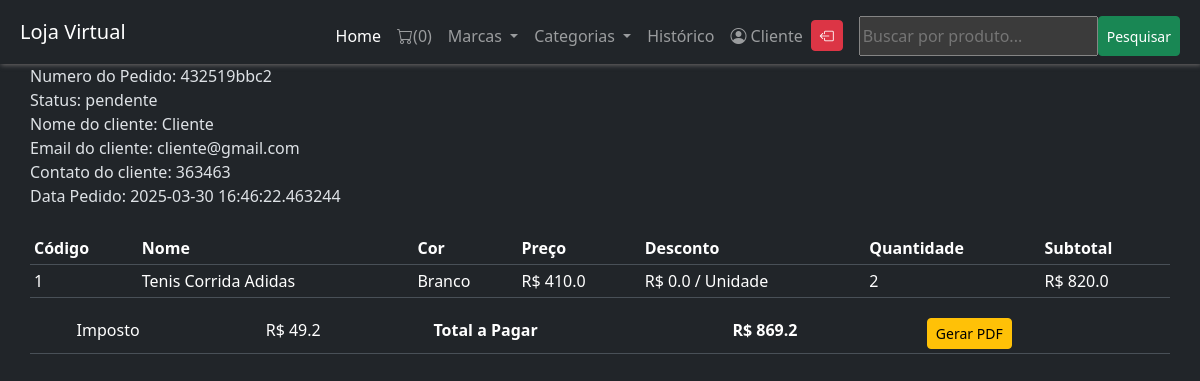
The app's page /pedidos/432519bbc2 (signed in) with its own data.
### loja/clientes/models.py (models this page shows, shortened)
class CadastrarCliente(db.Model, UserMixin):
    id = db.Column(db.Integer, primary_key = True)
    name = db.Column(db.String(50), unique = False, nullable = False)
    username = db.Column(db.String(50), unique = True, nullable = False )
    email = db.Column(db.String(50), unique = True, nullable = False )
    password = db.Column(db.String(180), unique=False, nullable = False)
    country = db.Column(db.String(50), unique = False, nullable = False )
    state = db.Column(db.String(50), unique = False, nullable = False )
    city = db.Column(db.String(50), unique = False, nullable = False )
    contact = db.Column(db.String(50), unique = False, nullable = False )
    address = db.Column(db.String(50), unique = False, nullable = False)
    zipcode = db.Column(db.String(50), unique = False, nullable = False)
    profile = db.Column(db.String(50), unique = False, default = 'profile.jpg' )
    data_criado = db.Column(db.DateTime(50), unique = False, nullable = False, default=datetime.utcnow )

class ClientePedido(db.Model):
    id = db.Column(db.Integer, primary_key = True)
    notaFiscal = db.Column(db.String(50), unique = True, nullable = False)
    status = db.Column(db.String(50), default='pendente', nullable = False )
    cliente_id = db.Column(db.String(50), unique = False, nullable = False )
    data_criado= db.Column(db.DateTime, default=datetime.utcnow, nullable = False)
    pedido = db.Column(JsonEcodedDirect)

### loja/clientes/routes.py (the view)
@app.route('/pedidos/<notaFiscal>')
@login_required
def pedidos(notaFiscal):
    if current_user.is_authenticated:
        gTotal = 0
        subtotal = 0
        cliente_id = current_user.id
        cliente = CadastrarCliente.query.filter_by(id = cliente_id).first()
        pedidos = ClientePedido.query.filter_by(cliente_id = cliente_id, notaFiscal= notaFiscal).order_by(ClientePedido.id.desc()).first()
        if isinstance(pedidos.pedido, str):
            pedidos.pedido = json.loads(pedidos.pedido)
        for _key, produto in pedidos.pedido.items():
            discount = (produto['discount'] / 100) * float(produto['price'])
            subtotal += (float(produto['price']) - discount) * int(produto['quantity'])
        imposto = round(0.06 * subtotal, 2)  # Imposto de 6%
        gTotal = round(subtotal + imposto, 2)
        marcas = Marca.query.join(Addproduto, (Marca.id == Addproduto.marca_id)).all()
        categorias = Categoria.query.join(Addproduto, (Categoria.id == Addproduto.categoria_id)).all()
    else:
        return redirect(url_for('clienteLogin'))
    return render_template('cliente/pedido.html', notaFiscal = notaFiscal, imposto = imposto, subtotal = subtotal, gTotal = gTotal, cliente = cliente, pedidos = pedidos, marcas = marcas, categorias = categorias)

### loja/clientes/models.py (called while the page is built)
@login_manager.user_loader
def user_carregar(user_id):
    return CadastrarCliente.query.get(user_id)

    def process_bind_param(self, value, dialect):
        if value is None:
            return '{}'
        else:
            return json.dumps(value)

### loja/templates/cliente/pedido.html (shortened to what this page needs)
{%extends 'layouts.html'%}
{%block content%}
{%include 'navbar.html'%}
<div class="container mt-5">
    <div class="row">
        Numero do Pedido: {{pedidos.notaFiscal}}
        <br>
        Status: {{pedidos.status}}
        <br>
        Nome do cliente: {{cliente.name}}
        <br>
        Email do cliente: {{cliente.email}}
        <br>
        Contato do cliente: {{cliente.contact}}
        <br>
        Data Pedido: {{pedidos.data_criado}}
        <br>
        <table class="table table-sm mt-4">
            <thead>
                <tr>
                    <th>Código</th>
                    <th>Nome</th>
                    <th>Cor</th>
                    <th>Preço</th>
                    <th>Desconto</th>
                    <th>Quantidade</th>
                    <th>Subtotal</th>
                </tr>
            </thead>
            <tbody>
                {% for key, produto in pedidos.pedido.items() %}
                    {% set discount = 0.01 * (produto.discount | float) * (produto.price | float) %}
                    <tr>
                        <td>{{ loop.index }}</td>
                        <td>{{ produto.name }}</td>
                        <form action="{{url_for('updateCarro', code = key)}}" method="post">
                          <td>
                            {{produto.color| capitalize}}
                          </td>
                          <td>R$ {{ produto.price | float }}</td>
                          <td>R$ {{ discount | float }} / Unidade</td>
                          <td>{{produto.quantity}}</td>
                          {% set subtotal = (produto.quantity | int) * ((produto.price | float) - discount) %}
                          {% set gTotal = gTotal + subtotal %}
                          <td>R$ {{ subtotal | float}}</td>
                        </form>
                    </tr>
                {% endfor %}
                </tbody>
            </table>
            <table class="table table-sm">
                <tr>
                    <td></td>
                    {%if pedidos.status == 'Pago'%}
                    {%else%}
                    <td><form action="{{url_for('pagamento')}}" method="POST">
                            {% set amount = gTotal|string | replace('.', '') %}
                          </form>
                          {%endif%}
                    </td>
                    <td>Imposto</td>
                    <td colspan="2"> R$ {{imposto}}</td>
                    <td><strong>Total a Pagar</strong></td>
                    <td colspan="2"><strong> R$ {{ gTotal}}</strong></td>
                    <td >
                        <form action="{{url_for('get_pdf', notaFiscal = pedidos.notaFiscal)}}" method="post" target="_blank">
                        <button type="submit" class="btn btn-warning btn-sm">Gerar PDF</button>
                    </form></td>
                </tr>
        </table>
    </div>
</div>
{%endblock%}

### loja/templates/navbar.html (shortened to what this page needs)
<head>
  <link href="https://cdn.jsdelivr.net/npm/bootstrap-icons/font/bootstrap-icons.css" rel="stylesheet">
</head>
<div class="container p-2">
    <nav class="navbar navbar-dark bg-dark fixed-top navbar-expand-lg p-2" style="box-shadow: 1px 1px 5px rgb(109, 107, 107);">
        <div class="container-fluid">
          <a class="navbar-brand" href="{{url_for('home')}}">Loja Virtual</a>
          <div class="offcanvas offcanvas-end text-bg-dark" tabindex="-1" id="offcanvasDarkNavbar" aria-labelledby="offcanvasDarkNavbarLabel">
            <div class="offcanvas-body">
              <ul class="navbar-nav justify-content-end flex-grow-1 pe-3 mt-2 mr-2">
                <li class="nav-item">
                  <a class="nav-link active" aria-current="page" href="{{url_for('home')}}">Home</a>
                </li>
                <li class="nav-item">
                  <a class="nav-link" href="{{url_for('getCart')}}" tabindex="-1"><i class="bi bi-cart"></i>({{session['LojainCarrinho']|length}})</a>
                </li>
                <li class="nav-item dropdown">
                  <a class="nav-link dropdown-toggle" href="#" role="button" data-bs-toggle="dropdown" aria-expanded="false">
                    Marcas
                  </a>
                </li>
                <li class="nav-item dropdown">
                    <a class="nav-link dropdown-toggle" href="#" role="button" data-bs-toggle="dropdown" aria-expanded="false">
                      Categorias
                    </a>
                  </li>
                {% if current_user.is_authenticated %}
                <li class="nav-item">
                  <a class="nav-link" href="{{url_for('historico')}}" tabindex="-1">Histórico</a>
                </li>
                <li class="nav-item">
                  <a href="" class="nav-link "><i class="bi bi-person-circle"></i> {{current_user.name}}</a>
                </li>
                {%endif%}
                {% if current_user.is_authenticated %}
                <li class="nav-item">
                  <a class="btn btn-danger btn-sm mt-1" href="{{url_for('cliente_logout')}}" tabindex="-1"><i class="bi bi-box-arrow-left"></i></a>
                </li>
                {%else%}
                <li class="nav-item">
                  <a class="nav-link" href="{{url_for('cadastrar_clientes')}}" tabindex="-1">Cadastrar-se</a>
                </li>
                <li class="nav-item"><a class="btn btn-success btn-sm mt-1" href="{{url_for('clienteLogin')}}" tabindex="-1"><i class="bi bi-box-arrow-right"></i></a>
                </li>
                {%endif%}
              </ul>
              <form method="get" action="{{ url_for('pesquisa') }}" class="d-flex mt-2" role="search">
                <input type="text" name="query" placeholder="Buscar por produto..." value="{{ pesquisa  }}" class="mr-1">
                <button type="submit " class="btn btn-success btn-sm">Pesquisar</button>
              </form>
            </div>
          </div>
        </div>
      </nav>
</div>

### records on screen
CadastrarCliente: name "Cliente", email "cliente@gmail.com", contact "363463"
ClientePedido: notaFiscal "432519bbc2", status "pendente", data_criado "2025-03-30 16:46:22.463244"

### other values on screen
{{ session['LojainCarrinho']|length }} "0"
{{ produto.name }} "Tenis Corrida Adidas"
{{ produto.color| capitalize }} "Branco"
{{ produto.price | float }} "410.0"
{{ discount | float }} "0.0"
{{ produto.quantity }} "2"
{{ subtotal | float }} "820.0"
{{ imposto }} "49.2"
{{ gTotal }} "869.2"
